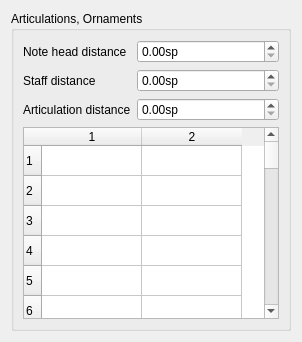
     <widget class="QWidget" name="Seite15">
      <layout class="QVBoxLayout" name="verticalLayout_24">
       <property name="spacing">
        <number>0</number>
       </property>
       <item>
        <widget class="QGroupBox" name="groupBox_14">
         <property name="title">
          <string>Articulations, Ornaments</string>
         </property>
         <layout class="QVBoxLayout" name="verticalLayout_9">
          <item>
           <layout class="QFormLayout" name="formLayout_5">
            <item row="0" column="0">
             <widget class="QLabel" name="label_35">
              <property name="text">
               <string>Note head distance</string>
              </property>
             </widget>
            </item>
            <item row="0" column="1">
             <widget class="QDoubleSpinBox" name="propertyDistanceHead">
              <property name="suffix">
               <string comment="space unit">sp</string>
              </property>
              <property name="singleStep">
               <double>0.100000000000000</double>
              </property>
             </widget>
            </item>
            <item row="1" column="1">
             <widget class="QDoubleSpinBox" name="propertyDistanceStem">
              <property name="suffix">
               <string comment="space unit">sp</string>
              </property>
              <property name="singleStep">
               <double>0.100000000000000</double>
              </property>
             </widget>
            </item>
            <item row="2" column="0">
             <widget class="QLabel" name="label_41">
              <property name="text">
               <string>Articulation distance</string>
              </property>
             </widget>
            </item>
            <item row="2" column="1">
             <widget class="QDoubleSpinBox" name="propertyDistance">
              <property name="suffix">
               <string comment="space unit">sp</string>
              </property>
              <property name="singleStep">
               <double>0.100000000000000</double>
              </property>
             </widget>
            </item>
            <item row="1" column="0">
             <widget class="QLabel" name="label_37">
              <property name="text">
               <string>Staff distance</string>
              </property>
             </widget>
            </item>
           </layout>
          </item>
          <item>
           <widget class="QTableWidget" name="articulationTable">
            <property name="wordWrap">
             <bool>false</bool>
            </property>
            <property name="cornerButtonEnabled">
             <bool>false</bool>
            </property>
            <property name="rowCount">
             <number>35</number>
            </property>
            <property name="columnCount">
             <number>2</number>
            </property>
            <row/>
            <row/>
            <row/>
            <row/>
            <row/>
            <row/>
            <row/>
            <row/>
            <row/>
            <row/>
            <row/>
            <row/>
            <row/>
            <row/>
            <row/>
            <row/>
            <row/>
            <row/>
            <row/>
            <row/>
            <row/>
            <row/>
            <row/>
            <row/>
            <row/>
            <row/>
            <row/>
            <row/>
            <row/>
            <row/>
            <row/>
            <row/>
            <row/>
            <row/>
            <row/>
            <column/>
            <column/>
           </widget>
          </item>
         </layout>
        </widget>
       </item>
      </layout>
     </widget>
